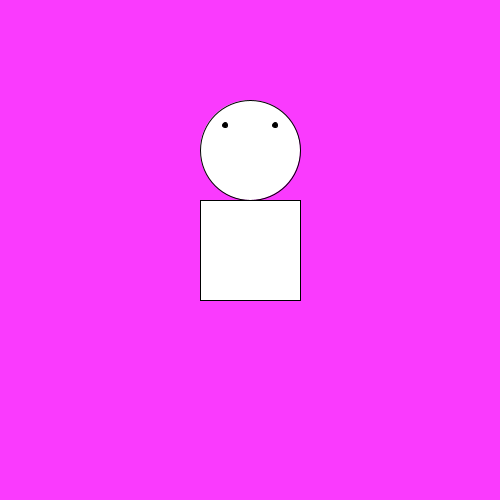
Frame 1 (no input)
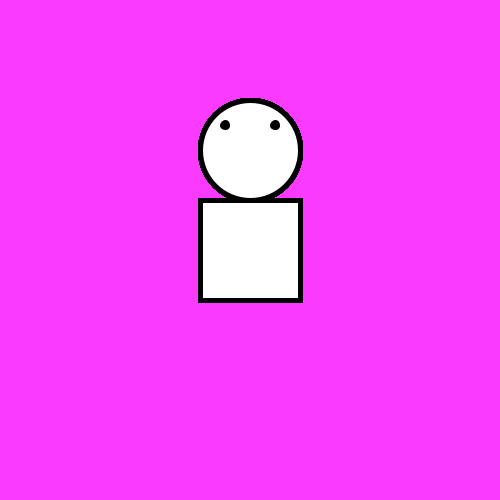
Frame 60 (the mouse pressed at the canvas centre just before this capture)
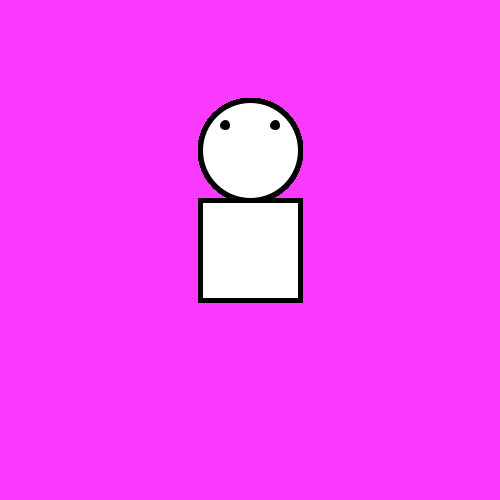
Frame 120 (the mouse held since frame 60 and released just before this capture)

The Processing sketch that drew these frames (run headless with seeded random() and noise(); from frame 60 on, the mouse is pressed at the canvas centre):

// Processing sketch: processing_30986
// ── processing_30986.pde

void setup() {  
    size(500,500);
   background(250,58,254);
}

void draw() {
  fill(255,255,255);
  ellipse(250,150,100,100);
rect(200,200,100,100);  
fill(0,0,0);
ellipse(225,125,5,5);
fill(0,0,0);
ellipse(275,125,5,5);
fill(255,255,255);
strokeWeight(5);
}

 void mousePressed(){
  
 background(random(255), random(255), random(255));
 fill(255,255,255);
  ellipse(250,150,100,100);
rect(200,200,100,100);  
 fill(0,0,0);
ellipse(225,125,5,5);
fill(0,0,0);
ellipse(275,125,5,5);
fill(255,255,255);
strokeWeight(5);
 }
 
                
                
